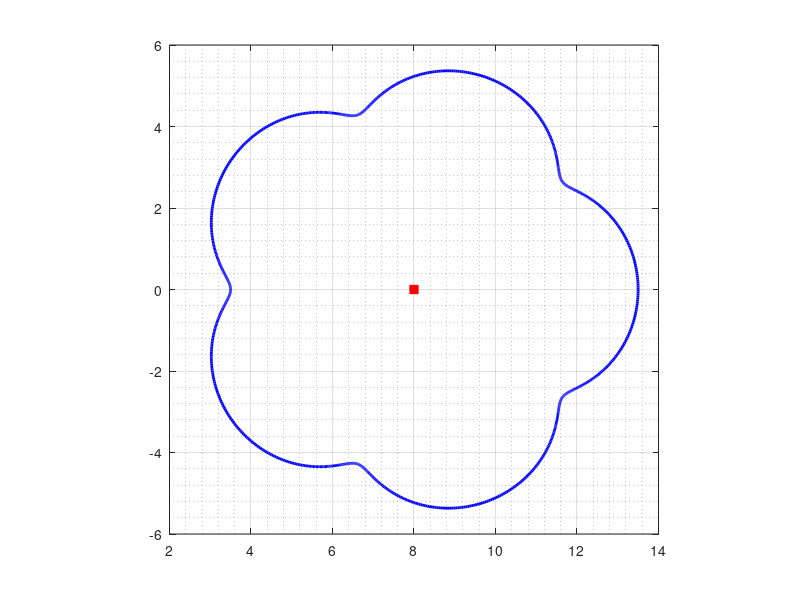

This chart was generated by the following MATLAB code: (Note: this script raises an error after producing the figure.)
clear;clc
%eigenvalues of KD using fft
% Table 3 of Numerical studeies of the
% Steklov eigenvalue problem via convformal mappings
addpath ../bie; addpath ../fmm; 
%%
n =2^10;
h=2*pi/n;
t = 0:h:2*pi-h; t=t(:);
%%
F = dftmtx(n);
%%
et   = 8+5*exp(i*t)+0.5*exp(6i*t);
etp  = 5i*exp(i*t)+3i*exp(6i*t);
etpp = -5*exp(1i*t)-18*exp(6i*t);
Area = h*sum(real(et).*imag(etp));
alpha = 8;
%%
fig1=figure;
hold on; box on;
crv = et; crv(end+1)=crv(1);
plot(real(crv),imag(crv),'b','LineWidth',2);
plot(real(alpha),imag(alpha),'sr','MarkerFaceColor','r');
set(fig1,'PaperSize',[5  5]);
grid on; axis square
ax=gca; 
set(ax,'xminorgrid','on','yminorgrid','on')
ax.GridAlpha=0.25; ax.MinorGridAlpha=0.25;
set(gca,'FontSize',14)
set(ax,'LooseInset',get(ax,'TightInset'))
% print(fig1, 'fig_4air.pdf', '-dpdf', '-fillpage');
%%
A        =  et-alpha;
Ap       =  etp;
%
h        =   2*pi/n;
% 
for k=1:n
    for j=1:n
        if (k==j)
            N(k,j)  =  h*(1/pi)*imag(0.5*(etpp(k)/etp(k))-Ap(k)/A(k));
            tM(k,j) =  h*(1/pi)*real(0.5*(etpp(k)/etp(k))-Ap(k)/A(k));
        else
            N(k,j)  =  h*(1/pi)*imag((A(k)*etp(j))/(A(j)*(et(j)-et(k))));
            tM(k,j) =  h*((1/(2*pi))*cot((t(k)-t(j))/2)...
                        +(1/pi)*real((A(k)*etp(j))/(A(j)*(et(j)-et(k)))));
        end
    end
end
%
for k=1:n
    for j=1:n
        if (((j-k)/2)-floor((j-k)/2) == 0)
            K(k,j) = 0;
        else
            K(k,j) = (2/n)*cot(pi*(k-j)/n);
        end
    end
end
%
M        =  -K+tM;
E        =  -inv(eye(n)-N)*M;
%%
MD = matD(n);
P  = diag(1./abs(etp));
KD = P*MD*E;
%%
KDI = KD+eye(n);
[V,D] = eigs(KDI,10,'smallestabs');
%%
[x,y] = meshgrid(linspace(3,14,350),linspace(-5.5,5.5,350));
xv = real(et);
yv = imag(et);
[in on] = inpolygon(x,y,xv,yv);
x(~in)=NaN+i*NaN;
y(~in)=NaN+i*NaN;
%
z=x+i*y;
zv   = z(:).';
zv2  = zv(isfinite(zv));
%% 
figure;
tiledlayout(2,4,'TileSpacing','Compact');
% 
for kk=1:8
    gam  = real(V(:,kk+2)); c = sqrt(h*sum(gam.^2.*abs(etp))); gam = gam./c;
    mun  = real(E*gam);
    Fun  = gam+i*mun;
    %
    Fzv23 = fcau(et,etp,Fun,zv2);
    uzv23 = real(Fzv23);
    uzv3  = NaN(size(zv));
    uzv3(isfinite(zv)) = uzv23;
    uz3 = reshape(uzv3,size(z));
    % 
nexttile
set(groot,'defaultAxesTickLabelInterpreter','latex');
set(groot,'defaulttextinterpreter','latex');
set(groot,'defaultLegendInterpreter','latex');
hold on; box on
pcolor(real(z),imag(z),uz3)
hold on
vet = et; vet(end+1)=vet(1);
plot(real(vet),imag(vet),'-k',LineWidth=2)
colormap jet
shading interp 
% axis equal
axis([2.8 13.8 -6.5 6.5])
axis off
ax=gca; 
set(gca,'LooseInset',get(gca,'TightInset'))
grid on; grid('minor')
ax=gca; 
set(ax,'xminorgrid','on','yminorgrid','on')
ax.GridAlpha=0.25; ax.MinorGridAlpha=0.25;
set(gca,'FontSize',14)
%% 
end
print -depsc fig_ex3e_8eigf
